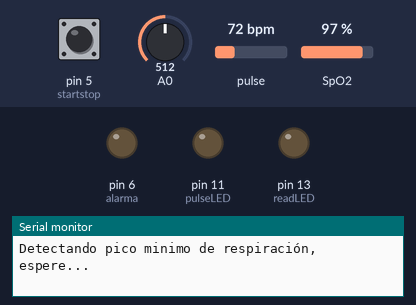
A sketch run on a simulated Arduino Uno, built with avr-gcc and run on an emulated ATmega328P. Shown: output pins drawn as LEDs (lit = HIGH), the last lines printed to the serial monitor. Dashed ring = blinking. Inputs (shaded band) come from the test bench; at power-on: A0 = 512, pin 5 (startstop) HIGH, pulse 72 bpm, SpO2 97 %.

Above: at 2.4 s.
2.5 s: A0 set to 716
4.3 s: A0 set to 511
At 28.36 s:
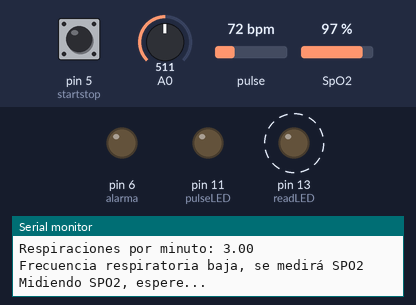
At 29.2 s:
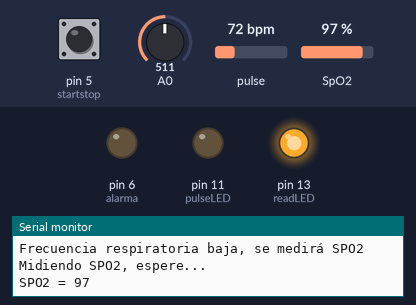
Timing chart, 0 to 29.4 s (numbered marks = the images above; inputs shaded):
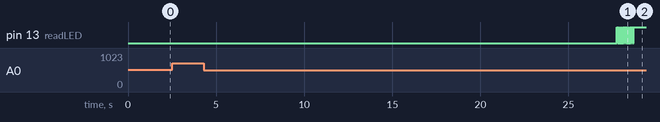

Measured:
- after the input at 4.3 s, pin 13 (readLED): alternates HIGH for 0.04 s and LOW for 0.04 s, 25 changes in all, then stays HIGH, starting after 23.4 s

The sketch:

FRECUENCIA_Y_SPO2_FINAL.ino
```cpp
/*  Hardware Connections (Breakoutboard to Arduino):
  -5V = 5V (3.3V is allowed)
  -GND = GND
  -SDA = A4 (or SDA)
  -SCL = A5 (or SCL)
  -INT = Not connected

  - Selector Start-Stop = P5
  - Boton OK = P7
  - Buzzer = P6
*/

#include <Wire.h>
#include "MAX30105.h"
#include "spo2_algorithm.h"

MAX30105 particleSensor;

#define MAX_BRIGHTNESS 255

#if defined(__AVR_ATmega328P__) || defined(__AVR_ATmega168__)

uint16_t irBuffer[100];
uint16_t redBuffer[100];
#else
uint32_t irBuffer[100];
uint32_t redBuffer[100];
#endif

int32_t bufferLength;
int32_t spo2;
int8_t validSPO2;
int32_t heartRate;
int8_t validHeartRate;
int xyz;
byte pulseLED = 11;
byte readLED = 13;
int32_t oxinito;
int sensor = 0;
int mayor = 0;
int menor = 0;
float oxigeno;

int startstop = 5;
int pulsador = 7;
const int alarma = 6;
int botonok = 0;
int alarmaloop = 0;
int inicio = 0;
int mensajeselector = 0;

void setup() {
  Serial.begin(9600);
  pinMode(A0, INPUT);
    pinMode(startstop, INPUT);  //definir pin como entrada
  pinMode(pulsador, INPUT);  //definir pin como entrada
  pinMode(alarma, OUTPUT);  //definir pin como salida
 Serial.println("-------------------------------------------------------");
 Serial.println("--------- MONITOR DE APNEA -----------");
 Serial.println("-------------------------------------------------------");
 Serial.println("-------------------------------------------------------");
 Serial.println("- Argueta, Kevin -");
 Serial.println("- Fuentes, Edwin -");
 Serial.println("- Mendoza, Adriana -");
 Serial.println("-------------------------------------------------------");
 Serial.print("");
 Serial.println("");
 delay(1000);

 pinMode(pulseLED, OUTPUT);
 pinMode(readLED, OUTPUT);

      if (!particleSensor.begin(Wire, I2C_SPEED_FAST))
      {
      Serial.println(F("Conecte MAX30105 y reinicie."));
      while (1);
      }
      byte ledBrightness = 60;
      byte sampleAverage = 4;
      byte ledMode = 2;
      byte sampleRate = 100;
      int pulseWidth = 411;
      int adcRange = 4096;
      particleSensor.setup(ledBrightness, sampleAverage, ledMode, sampleRate, pulseWidth, adcRange); //Configure sensor with these settings

}

void loop() {
inicio = digitalRead(startstop);


if (inicio==LOW)
{
  if(mensajeselector==0)
  {
    Serial.println("");
        Serial.println("Coloque selector en posicion START");
            Serial.println("");
        mensajeselector = 1;
    }
    delay(500);
  }


if (inicio==HIGH)
  {// INICIO IF SWITCH STARTSTOP
mensajeselector = 0;
  digitalWrite(alarma, LOW);
//INICIO CODIGO DE FRECUENCIA
           delay(500);
           sensor = analogRead(A0);

           menor = sensor;
          Serial.println("Detectando pico minimo de respiración, espere...");
          for(int k = 0; k <150; k++)
          {
           delay(100);
           sensor = analogRead(A0);
           if (sensor < menor)
           {
           menor = sensor;
           }

           if(sensor > menor)
           {
           k = 150;
           }
           delay(100);
          }
           Serial.println("Pico minimo detectado, comenzando medición");

           sensor = analogRead(A0);
           //Serial.println(sensor);
           double contador = 0;
           mayor = sensor;
           Serial.println("Midiendo tiempo de exhalación");

          for(int i = 0; i <90; i++)
          {
           delay(100);
           sensor = analogRead(A0);
          // Serial.println(sensor);
           if (sensor > mayor)
           {
           mayor = sensor;
           }

           if(sensor < mayor)
           {
           i = 90;
           }
           delay(100);
           contador++;
          }
          Serial.println("Midiendo tiempo de inhalación");
           sensor = analogRead(A0);
          double contador2 = 0;
          menor = sensor;
          for(int j = 0; j <90; j++)
          {
           delay(100);
           sensor = analogRead(A0);
           if (sensor < menor)
           {
           menor = sensor;
           }

           if(sensor > menor)
           {
           j = 90;
           }
           delay(100);
           contador2++;
          }
          double tiempo = (contador + contador2)*0.2;
          double freq1 = 60/tiempo;
          double freq=round(freq1);
          Serial.print("");
          Serial.print("Respiraciones por minuto: "); Serial.println(freq);
          delay (1000);
          Serial.println();
//FIN CODIGO DE FRECUENCIA


      if (freq < 10)
  { // inicio if
     xyz=1;
       Serial.println("");
  Serial.println("Frecuencia respiratoria baja, se medirá SPO2");
  delay(100);
    Serial.println("");
  Serial.println("Midiendo SPO2, espere...");
  Serial.println("");
 bufferLength = 100;
  for (byte i = 0 ; i < bufferLength ; i++)
  {
    while (particleSensor.available() == false)
    particleSensor.check();
    redBuffer[i] = particleSensor.getRed();
    irBuffer[i] = particleSensor.getIR();
    particleSensor.nextSample();
  }

  maxim_heart_rate_and_oxygen_saturation(irBuffer, bufferLength, redBuffer, &spo2, &validSPO2, &heartRate, &validHeartRate);

  while (xyz==1)
  {
    for (byte i = 25; i < 100; i++)
    {
      redBuffer[i - 25] = redBuffer[i];
      irBuffer[i - 25] = irBuffer[i];
    }
    for (byte i = 75; i < 100; i++)
    {
      while (particleSensor.available() == false)
      particleSensor.check();
      digitalWrite(readLED, !digitalRead(readLED));
      redBuffer[i] = particleSensor.getRed();
      irBuffer[i] = particleSensor.getIR();
      particleSensor.nextSample();

      //Serial.print("SPO2: ");
      //Serial.println(spo2, DEC);
      oxinito=(spo2);
    }
    xyz=0;
    maxim_heart_rate_and_oxygen_saturation(irBuffer, bufferLength, redBuffer, &spo2, &validSPO2, &heartRate, &validHeartRate);
  }
  Serial.print(("SPO2 = "));
  Serial.print(oxinito);
  delay(1000);
  Serial.println("");
xyz=0;

if (oxinito > 90)
{
      Serial.println("");

  Serial.println("Nivel de SPO2 normal");
    Serial.println("El paciente no presenta apnea");

    Serial.println("");
  delay(1000);
  }
  if (oxinito==90)
{
      Serial.println("");

  Serial.println("Nivel de SPO2 normal");
    Serial.println("El paciente no presenta apnea");

    Serial.println("");
  delay(1000);
  }
if (oxinito < 90)
{
  alarmaloop=0;
  Serial.println("");
  Serial.println("ALERTA!");
  Serial.println("Nivel de SPO2 y frecuencia respiratoria baja");
  Serial.println("El paciente presenta apnea");
  Serial.println("Mantenga presionado el boton OK para continuar");
  Serial.println("");

while (alarmaloop==0)
{
  digitalWrite(alarma, HIGH);
  delay(200);
  digitalWrite(alarma, LOW);
  delay(200);
  botonok = digitalRead(pulsador);  //lectura digital de pin
if (botonok==LOW)
{
  alarmaloop=1;
  }
digitalWrite(alarma, LOW);
  }

  delay(500);
  }


  } //Fin del if


  }//FIN IF STARTSTOP
  }//Fin del loop
```
